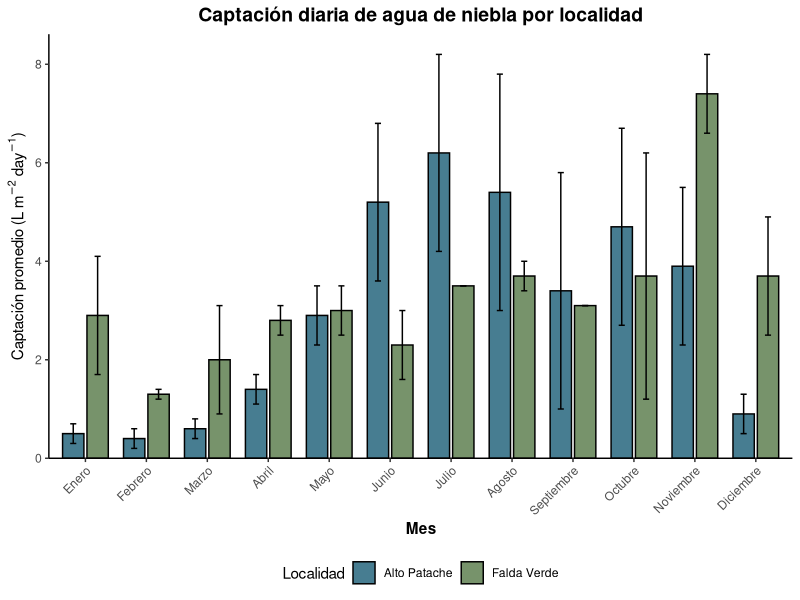
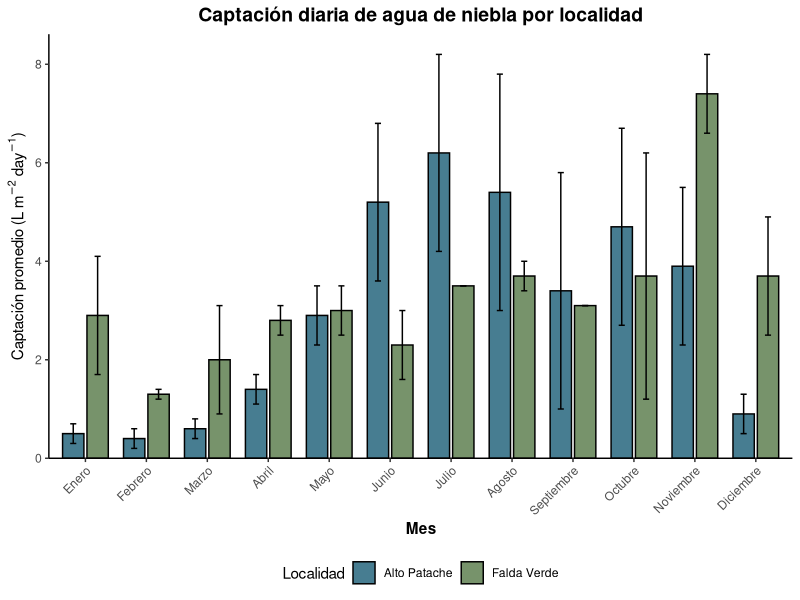

Reproduce these figures in R, in order.
library(readxl)
library(tidyverse)

niebla <- read_excel(
  "data/data-bibliografia/data-bibliografia-niebla.xlsx"
)

names(niebla) <- c(
  "mes",
  "alto_patache",
  "error_alto_patache",
  "falda_verde",
  "error_falda_verde"
)

niebla$mes <- factor(
  niebla$mes,
  levels = c(
    "Enero", "Febrero", "Marzo", "Abril",
    "Mayo", "Junio", "Julio", "Agosto",
    "Septiembre", "Octubre", "Noviembre", "Diciembre"
  )
)


niebla_largo <- bind_rows(
  niebla %>%
    transmute(
      mes,
      localidad = "Alto Patache",
      promedio = alto_patache,
      error = error_alto_patache
    ),

  niebla %>%
    transmute(
      mes,
      localidad = "Falda Verde",
      promedio = falda_verde,
      error = error_falda_verde
    )
)


View(niebla_largo)


grafico_niebla_comparativo <- ggplot(
  niebla_largo,
  aes(x = mes, y = promedio, fill = localidad)
) +
  geom_col(
    position = position_dodge(width = 0.8),
    color = "black",
    width = 0.7
  ) +
  geom_errorbar(
    aes(
      ymin = pmax(0, promedio - error),
      ymax = promedio + error
    ),
    position = position_dodge(width = 0.8),
    width = 0.2
  ) +
  scale_fill_manual(
    values = c(
      "Alto Patache" = "#477D91",
      "Falda Verde" = "#77936B"
    )
  ) +
  scale_y_continuous(
    breaks = seq(0, 10, 2),
    expand = expansion(mult = c(0, 0.05))
  ) +
  labs(
    title = "Captación diaria de agua de niebla por localidad",
    x = "Mes",
    y = expression("Captación promedio (L " * m^{-2} * " " * day^{-1} * ")"),
    fill = "Localidad"
  ) +
  theme_classic() +
  theme(
    axis.text.x = element_text(angle = 45, hjust = 1),
    axis.title = element_text(face = "bold"),
    plot.title = element_text(
      face = "bold",
      size = 14,
      hjust = 0.5
    ),
    legend.position = "bottom"
  )

grafico_niebla_comparativo

ggsave(
  filename = "plot/02-grafico-niebla-comparativo.png",
  plot = grafico_niebla_comparativo,
  width = 10,
  height = 6,
  units = "in",
  dpi = 300
)
